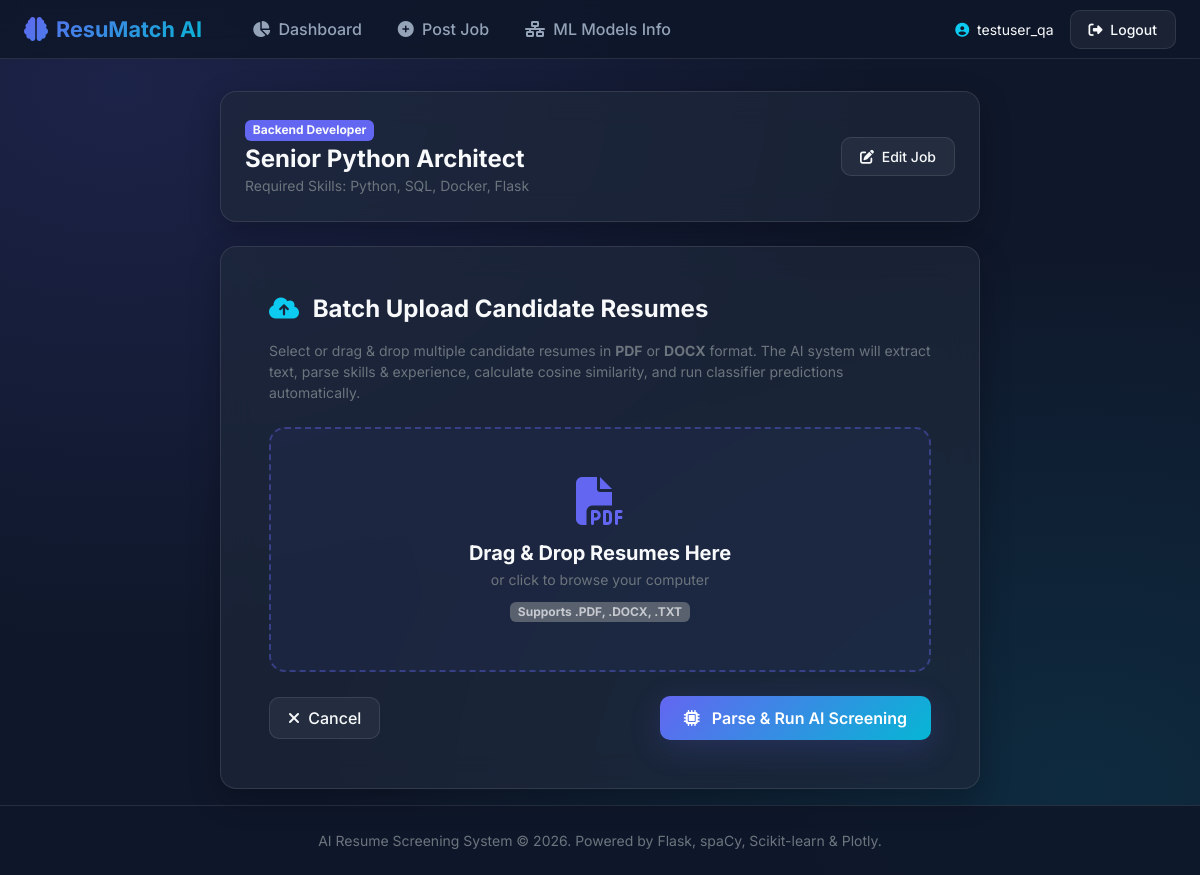
The page /upload_resumes/11 (signed in) on the database its author committed.
### tables this page shows
CREATE TABLE job_descriptions (
    id INTEGER PRIMARY KEY AUTOINCREMENT,
    user_id INTEGER NOT NULL,
    title TEXT NOT NULL,
    category TEXT NOT NULL,
    description_text TEXT NOT NULL,
    required_skills TEXT NOT NULL,
    created_at TIMESTAMP DEFAULT CURRENT_TIMESTAMP,
    FOREIGN KEY (user_id) REFERENCES users(id) ON DELETE CASCADE
);

### app.py (the view, shortened to what this page needs)
@app.route("/upload_resumes/<int:job_id>", methods=["GET", "POST"])
@login_required
def upload_resumes(job_id):
    job = get_job_by_id(job_id)
    if not job:
        flash("Job description not found.", "error")
        return redirect(url_for("dashboard"))
    return render_template("upload_resumes.html", job=job)

### app.py (called while the page is built)
def login_required(f):
    @wraps(f)
    def decorated_function(*args, **kwargs):
        if "user_id" not in session:
            flash("Please sign in to access this page.", "warning")
            return redirect(url_for("login"))
        return f(*args, **kwargs)
    return decorated_function

### database/db_helper.py (called while the page is built)
def get_db_connection():
    conn = sqlite3.connect(DB_PATH)
    conn.row_factory = sqlite3.Row
    return conn

def get_job_by_id(job_id):
    conn = get_db_connection()
    cursor = conn.cursor()
    cursor.execute("SELECT * FROM job_descriptions WHERE id = ?", (job_id,))
    job = cursor.fetchone()
    conn.close()
    return dict(job) if job else None

### templates/upload_resumes.html (shortened to what this page needs)
{% extends 'base.html' %}
{% block content %}
<div class="row justify-content-center">
    <div class="col-lg-8">
        <div class="glass-card mb-4 p-4">
            <div class="d-flex align-items-center justify-content-between">
                <div>
                    <span class="badge bg-indigo text-light mb-1">{{ job.category }}</span>
                    <h4 class="fw-bold text-light mb-0">{{ job.title }}</h4>
                    <small class="text-secondary">Required Skills: {{ job.required_skills }}</small>
                </div>
                <a href="{{ url_for('upload_job') }}" class="btn btn-outline-glass btn-sm">
                    <i class="fas fa-edit me-1"></i> Edit Job
                </a>
            </div>
        </div>
        <div class="glass-card p-4 p-md-5">
            <h4 class="fw-bold text-light mb-3">
                <i class="fas fa-cloud-upload-alt text-info me-2"></i> Batch Upload Candidate Resumes
            </h4>
            <p class="text-secondary small mb-4">
                Select or drag & drop multiple candidate resumes in <strong>PDF</strong> or <strong>DOCX</strong> format. The AI system will extract text, parse skills & experience, calculate cosine similarity, and run classifier predictions automatically.
            </p>
            <form method="POST" action="{{ url_for('upload_resumes', job_id=job.id) }}" enctype="multipart/form-data">
                <div class="upload-zone mb-3" id="uploadZone">
                    <i class="fas fa-file-pdf upload-icon"></i>
                    <h5 class="text-light fw-bold mb-1">Drag & Drop Resumes Here</h5>
                    <p class="text-secondary small mb-2">or click to browse your computer</p>
                    <span class="badge bg-secondary opacity-75">Supports .PDF, .DOCX, .TXT</span>
                </div>
                <div class="d-flex justify-content-between align-items-center mt-4">
                    <a href="{{ url_for('dashboard') }}" class="btn btn-outline-glass">
                        <i class="fas fa-times me-1"></i> Cancel
                    </a>
                    <button type="submit" class="btn btn-primary-gradient px-4" id="btnSubmit">
                        <i class="fas fa-microchip me-2"></i> Parse & Run AI Screening
                    </button>
                </div>
            </form>
        </div>
    </div>
</div>
{% endblock %}

### static/css/style.css (style rules this page uses)
:root { --bg-dark: #0f172a; --bg-card: rgba(30, 41, 59, 0.7); --border-card: rgba(255, 255, 255, 0.1); --accent-primary: #6366f1; --accent-secondary: #06b6d4; --accent-gradient: linear-gradient(135deg, #6366f1 0%, #06b6d4 100%); --text-primary: #f8fafc; --text-secondary: #94a3b8; --success: #10b981; --warning: #f59e0b; --danger: #ef4444; --radius-lg: 16px; --radius-md: 10px; --shadow-glow: 0 8px 32px 0 rgba(99, 102, 241, 0.2); }
body { background-color: var(--bg-dark); background-image: radial-gradient(at 10% 10%, rgba(99, 102, 241, 0.15) 0px, transparent 50%), radial-gradient(at 90% 90%, rgba(6, 182, 212, 0.12) 0px, transparent 50%); color: var(--text-primary); font-family: 'Inter', system-ui, -apple-system, sans-serif; min-height: 100vh; display: flex; flex-direction: column; }
.glass-card { background: var(--bg-card); backdrop-filter: blur(16px); -webkit-backdrop-filter: blur(16px); border: 1px solid var(--border-card); border-radius: var(--radius-lg); box-shadow: 0 10px 30px rgba(0, 0, 0, 0.25); transition: transform 0.2s ease, box-shadow 0.2s ease; }
.btn-primary-gradient { background: var(--accent-gradient); color: white; border: none; font-weight: 600; border-radius: var(--radius-md); padding: 10px 22px; box-shadow: var(--shadow-glow); transition: transform 0.15s ease, filter 0.2s ease; }
.btn-outline-glass { background: rgba(255, 255, 255, 0.05); border: 1px solid var(--border-card); color: var(--text-primary); border-radius: var(--radius-md); padding: 8px 18px; font-weight: 500; transition: background 0.2s ease; }
.upload-zone { border: 2px dashed rgba(99, 102, 241, 0.4); background: rgba(99, 102, 241, 0.05); border-radius: var(--radius-lg); padding: 3rem 2rem; text-align: center; cursor: pointer; transition: all 0.25s ease; }
.upload-icon { font-size: 3rem; color: var(--accent-primary); margin-bottom: 1rem; }
.bg-indigo { background-color: var(--accent-primary) !important; }

### rows shown on the page
job_descriptions: category "Backend Developer", title "Senior Python Architect", required_skills "Python, SQL, Docker, Flask"

### other values the page prints
{{ session.get('username') }} "testuser_qa"
